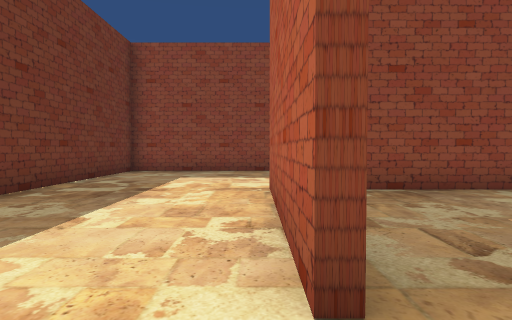
view 1 (above)

20 first-person views from a walk through a 3-D level made in the Unity game engine. The camera is 1.4 m above the floor, tilts 2° down and sees 75° across. The floor is counted in squares, 1.8 m on a side. Each view is taken from the middle of a square. On the plan, view 1 faces up. The plan holds only what a view shows up to about 11 squares ahead; the rest is blank. The place goes on beyond the plan. The player is left out.

view 2
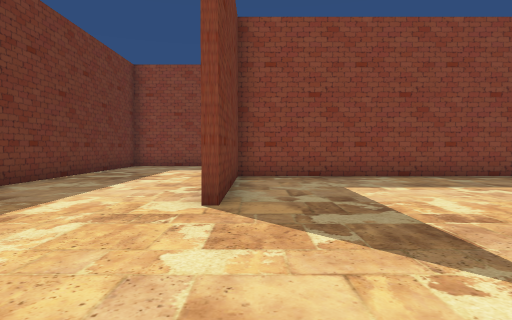

view 3
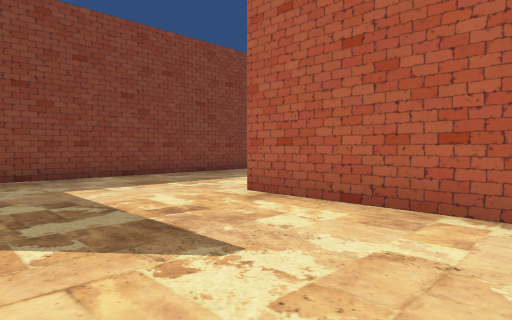

view 4
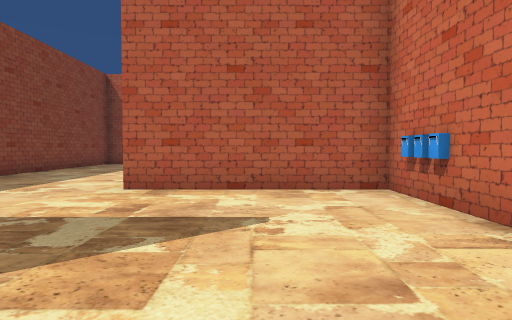

view 5
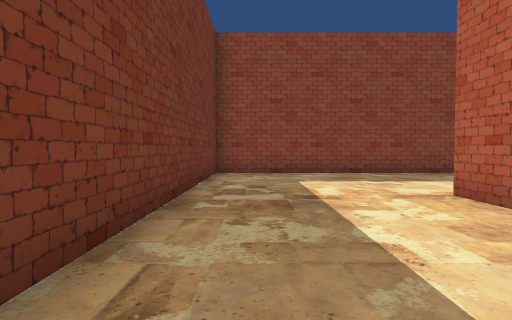

view 6
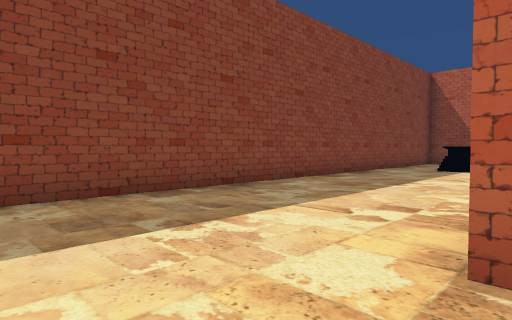

view 7
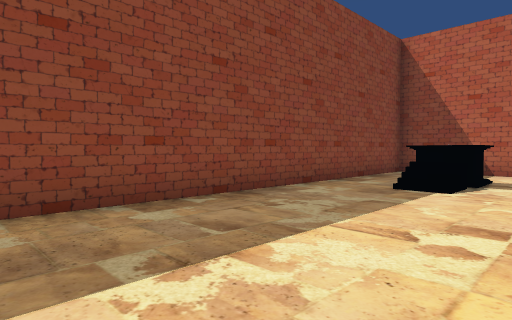

view 8
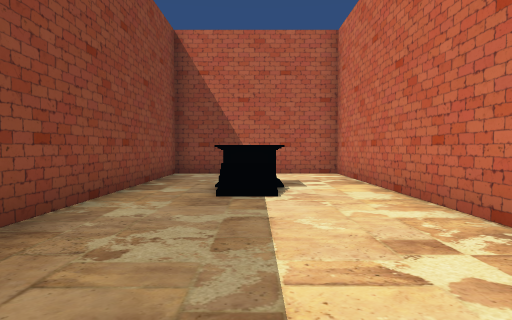

view 9
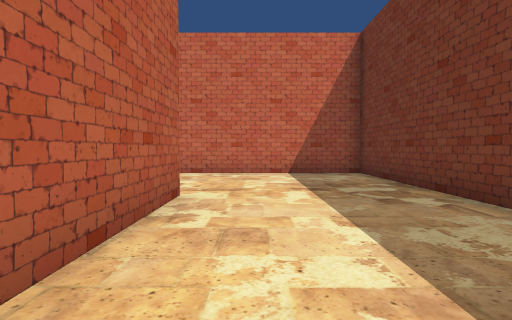

view 10
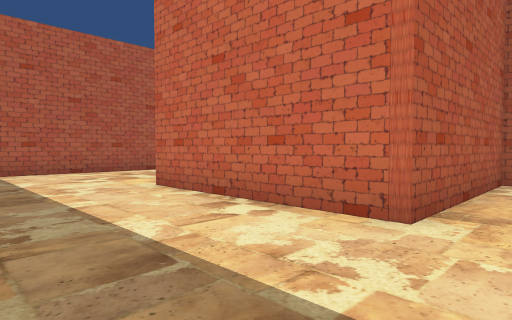

view 11
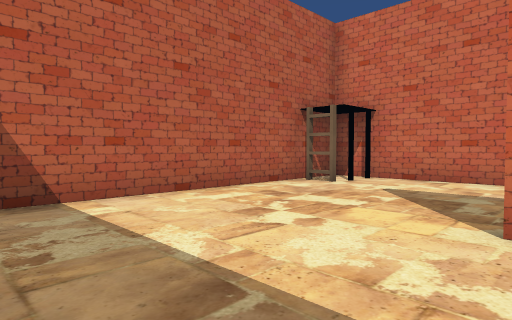

view 12
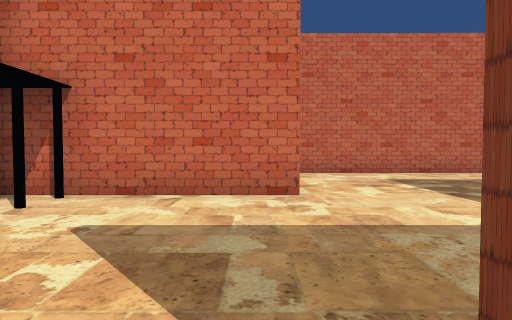

view 13
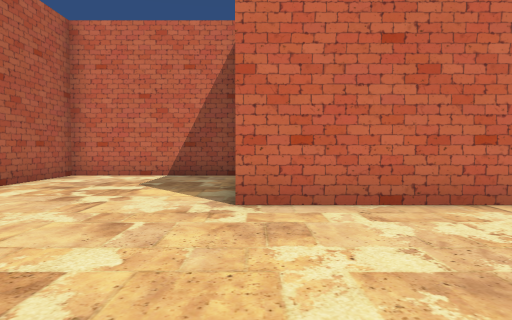

view 14
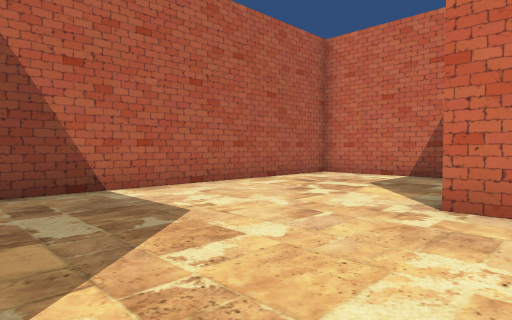

view 15
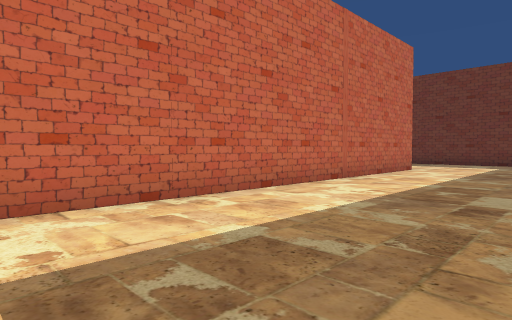

view 16
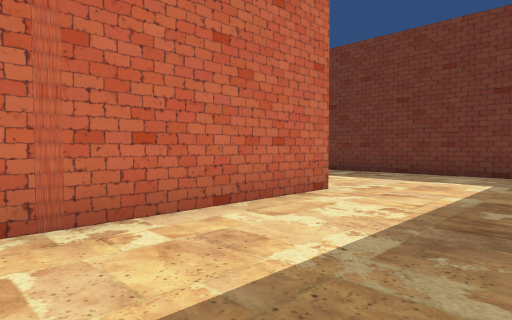

view 17
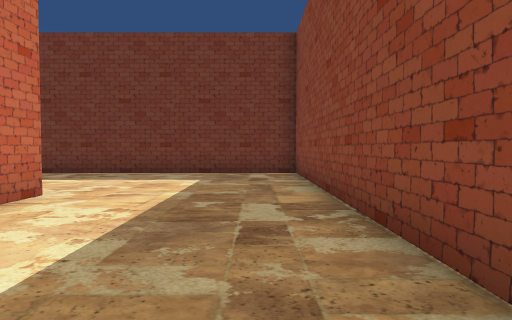

view 18
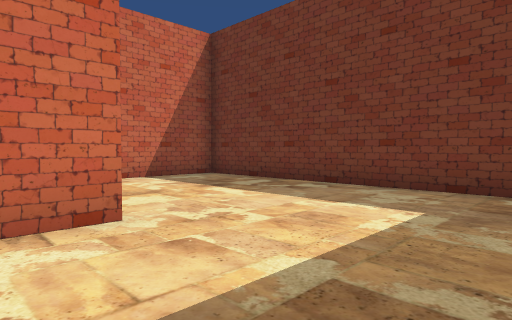

view 19
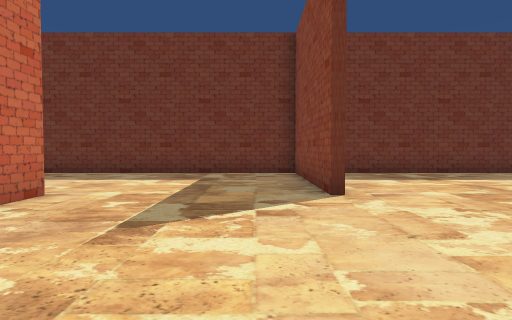

view 20
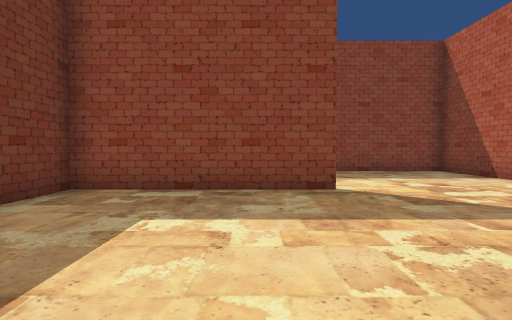

### Floor plan
Points are (right, up) in squares from view 1. A wall is a line through its corners. A room is listed if a view was taken in it or the views show most of it. See-through windows are left out.
Room 1 (views 1, 2, 3, 4, 5, 6, 7, 8, 9, 10, 11, 12, 13, 14, 15, 16, 17, 18, 19, 20)
walls: (-0.6, -3.7) (-9.5, -3.7) (-9.5, -13.5) (-6.6, -13.5); (10.2, -3.5) (15.2, -3.5); (0.3, 1.4) (0.3, 6.5); (-4.6, -8.5) (10.4, -8.5); (10.6, 1.3) (5.5, 1.3) (5.5, -0.5); (10.5, -13.5) (15.3, -13.5) (15.3, -4.8); (-4.5, -13.8) (-9.5, -13.8) (-9.5, -21.5); (15.3, -3.2) (15.3, 6.1); (0.5, 6) (0.5, 1.5); (8.2, 6.5) (15.3, 6.5) (15.3, 11.5) (-4.3, 11.5) (-4.3, -3.5) (5.3, -3.5) (5.3, 1.5) (10.6, 1.5); (10, 6.3) (0.5, 6.3); (-4.6, -18.5) (-3.5, -18.5)
objects: other object (12, 9); other object (15, -2)

Where each view was taken, in squares from view 1:
view 1: 0 up, 0 right, facing up
view 2: 3 down, 1 right, facing up
view 3: 3 down, 1 right, facing up-right
view 4: 1 down, 1 left, facing right
view 5: 1 up, 3 left, facing up
view 6: 6 up, 2 left, facing up-right
view 7: 7 up, 4 right, facing up-right
view 8: 9 up, 5 right, facing right
view 9: 7 up, 1 left, facing down
view 10: 5 up, 4 right, facing down-right
view 11: 5 up, 10 right, facing down-right
view 12: 2 up, 11 right, facing down
view 13: 4 down, 10 right, facing down
view 14: 4 down, 9 right, facing down-right
view 15: 4 down, 8 right, facing down-left
view 16: 5 down, 1 right, facing down-left
view 17: 5 down, 1 right, facing left
view 18: 5 down, 3 left, facing down-left
view 19: 15 down, 1 right, facing left
view 20: 5 down, 9 right, facing up
